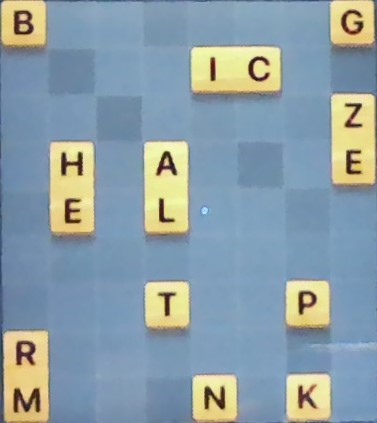
#> input picture backend/image_processing/testing/test_cases/testcase2.jpg, 377 x 423 px
$ python -i imageprocessing.py   (imports and definitions only)
#> lines starting #> are read from the running program, lines starting #| are printed output that depends on the picture; after the words box and inside, x2 and y2 are one past the last pixel; in counts of white or black regions, pixels touching at a corner belong together
#> further down, picture is the input picture: shape (423, 377, 3); mean B, G, R 168, 159.4, 140.4
import pytesseract
import cv2
import numpy as np

arr = [['']* 8] * 9

pytesseract.pytesseract.tesseract_cmd = 'C:\\Program Files\\Tesseract-OCR\\tesseract.exe'

# [1 line not run here, left out]

def invert_color(image): # Makes the board parseable for create_board_matrix to go through.
    gray = cv2.cvtColor(image, cv2.COLOR_BGR2GRAY)
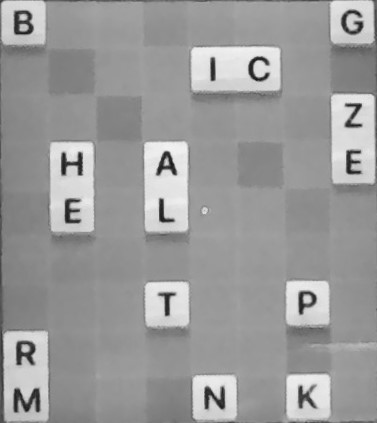
#> gray: shape (423, 377); min 20, max 244, mean 154.7
    blur = cv2.GaussianBlur(gray, (3,3), 0)
    thresh = cv2.threshold(blur, 0, 255, cv2.THRESH_BINARY_INV + cv2.THRESH_OTSU)[1]
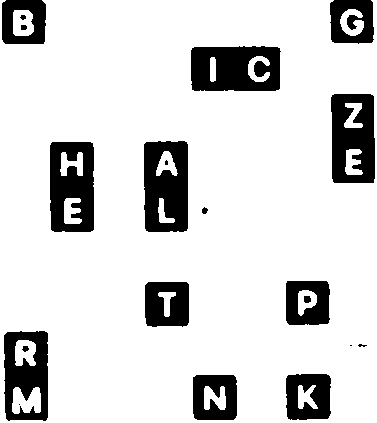
#> thresh: shape (423, 377); 84% white; 20 black regions (4 under 20 px), largest, box (x1, y1, x2, y2) and area: (191, 46, 281, 91) 3450, (144, 141, 188, 232) 3408, (50, 142, 94, 232) 3224
    kernel = cv2.getStructuringElement(cv2.MORPH_RECT, (3,3))
    opening = cv2.morphologyEx(thresh, cv2.MORPH_OPEN, kernel, iterations=1)
#> opening: shape (423, 377); 84% white; 20 black regions (4 under 20 px), largest, box (x1, y1, x2, y2) and area: (191, 46, 281, 91) 3453, (144, 141, 188, 232) 3412, (50, 142, 94, 232) 3227
    invert = 255 - opening

    return invert

# [137 lines left out: functions create_grid, clear_black_bars, create_matrix, not called in this run]

def board_capture(image):
    return image[90:400, 170:465]

>>> import cv2
>>> picture = cv2.imread('../image_processing/testing/test_cases/testcase2.jpg')
>>> result = invert_color(picture)

$ run again, on backend/image_processing/testing/test_cases/testcase1.jpg
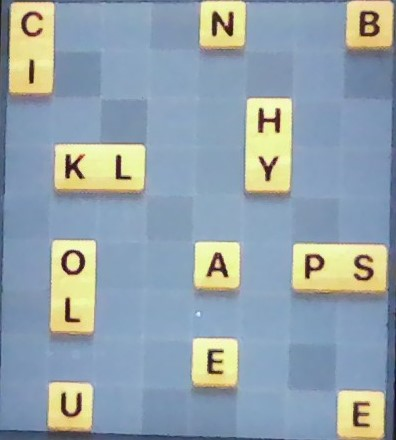
#> input picture backend/image_processing/testing/test_cases/testcase1.jpg, 396 x 440 px
#> picture is the input picture: shape (440, 396, 3); mean B, G, R 172.5, 163.9, 147.8
#> in invert_color, `thresh = cv2.threshold(blur, 0, 255, cv2.THRESH_BINARY_INV + cv2.THRES..`:
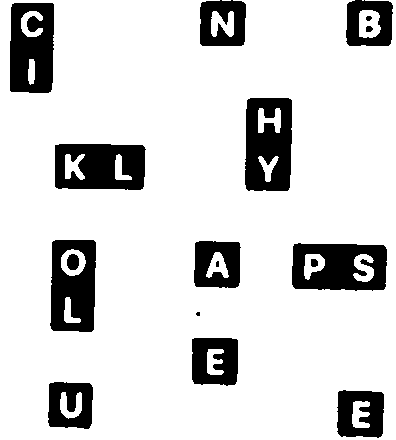
#> thresh: shape (440, 396); 84.3% white; 17 black regions (2 under 20 px), largest, box (x1, y1, x2, y2) and area: (245, 98, 292, 191) 3622, (292, 243, 387, 291) 3490, (55, 144, 146, 190) 3457
#> in invert_color, `opening = cv2.morphologyEx(thresh, cv2.MORPH_OPEN, kernel, iterations=1)`:
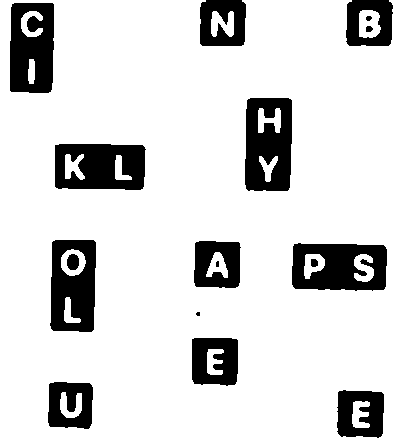
#> opening: shape (440, 396); 84.2% white; 17 black regions (2 under 20 px), largest, box (x1, y1, x2, y2) and area: (245, 98, 292, 191) 3631, (292, 243, 387, 291) 3499, (55, 144, 146, 190) 3462

$ run again, on backend/image_processing/testing/test_cases/testcase3.jpg
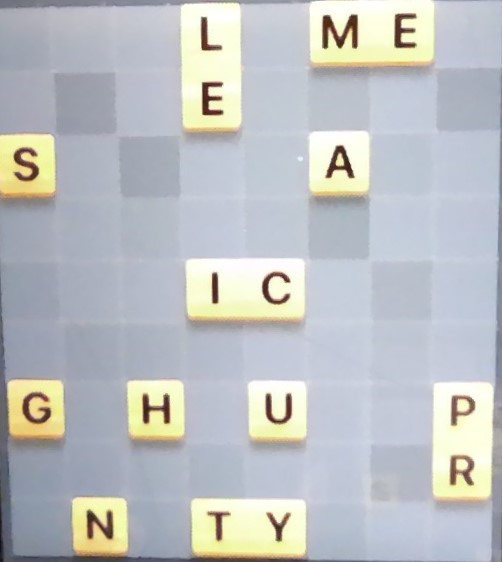
#> input picture backend/image_processing/testing/test_cases/testcase3.jpg, 502 x 562 px
#> picture is the input picture: shape (562, 502, 3); mean B, G, R 194.3, 192.6, 189.6
#> in invert_color, `thresh = cv2.threshold(blur, 0, 255, cv2.THRESH_BINARY_INV + cv2.THRES..`:
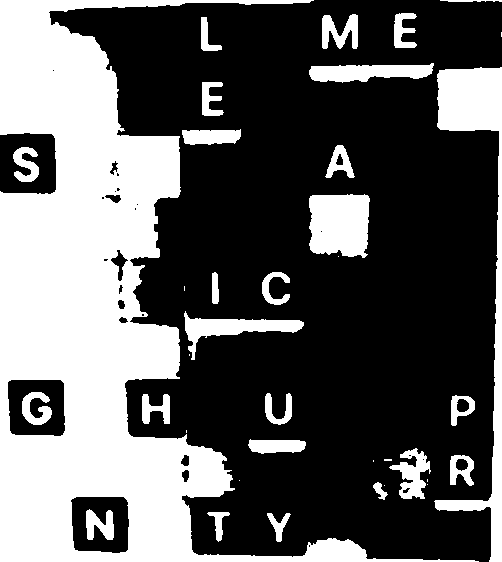
#> thresh: shape (562, 502); 36.8% white; 37 white regions (11 under 20 px), largest, box (x1, y1, x2, y2) and area: (0, 0, 479, 562) 79559, (434, 67, 502, 562) 7640, (309, 194, 370, 258) 3443
#> in invert_color, `opening = cv2.morphologyEx(thresh, cv2.MORPH_OPEN, kernel, iterations=1)`:
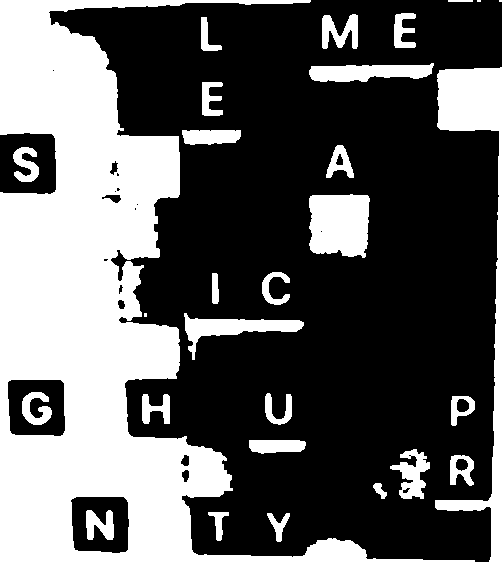
#> opening: shape (562, 502); 36.7% white; 29 white regions (3 under 20 px), largest, box (x1, y1, x2, y2) and area: (0, 0, 475, 562) 79427, (435, 67, 502, 562) 7635, (309, 194, 370, 258) 3436

$ run again, on backend/image_processing/testing/test_cases/testcase4.jpg
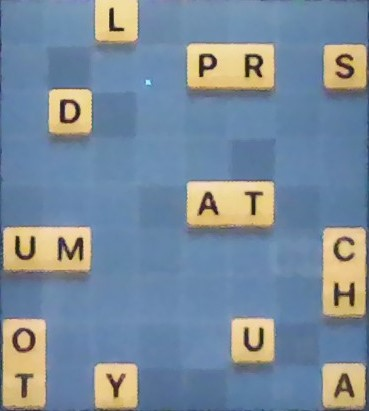
#> input picture backend/image_processing/testing/test_cases/testcase4.jpg, 369 x 411 px
#> picture is the input picture: shape (411, 369, 3); mean B, G, R 156.6, 140.4, 122.3
#> in invert_color, `gray = cv2.cvtColor(image, cv2.COLOR_BGR2GRAY)`:
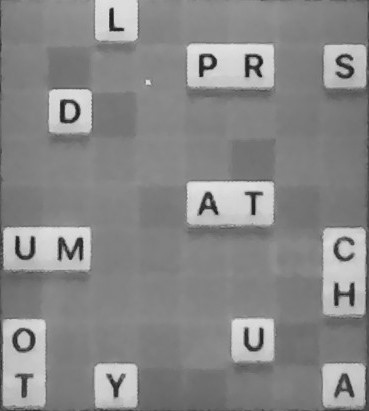
#> gray: shape (411, 369); min 21, max 228, mean 136.8
#> in invert_color, `thresh = cv2.threshold(blur, 0, 255, cv2.THRESH_BINARY_INV + cv2.THRES..`:
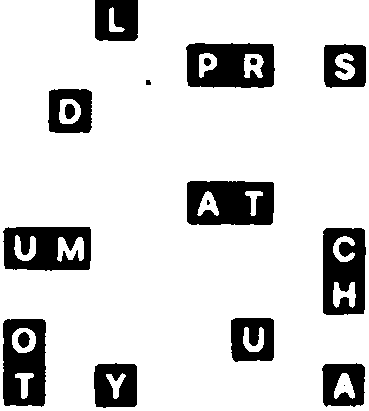
#> thresh: shape (411, 369); 83.9% white; 18 black regions (2 under 20 px), largest, box (x1, y1, x2, y2) and area: (187, 181, 274, 225) 3253, (186, 43, 275, 88) 3069, (323, 228, 366, 315) 2967
#> opening: shape (411, 369); 83.9% white; 18 black regions (2 under 20 px), largest, box (x1, y1, x2, y2) and area: (187, 181, 274, 225) 3265, (186, 43, 275, 88) 3080, (323, 228, 366, 315) 2973
